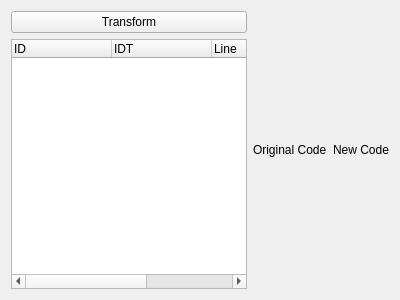
<?xml version="1.0" encoding="UTF-8"?>
<ui version="4.0">
 <class>PogadeTransformationView</class>
 <widget class="QWidget" name="PogadeTransformationView">
  <property name="geometry">
   <rect>
    <x>0</x>
    <y>0</y>
    <width>400</width>
    <height>300</height>
   </rect>
  </property>
  <property name="windowTitle">
   <string>Form</string>
  </property>
  <layout class="QVBoxLayout" name="verticalLayout">
   <item>
    <layout class="QHBoxLayout" name="horizontalLayout">
     <item>
      <layout class="QVBoxLayout" name="verticalLayout_2">
       <item>
        <layout class="QHBoxLayout" name="horizontalLayout_2">
         <item>
          <widget class="QPushButton" name="buttonTransform">
           <property name="text">
            <string>Transform</string>
           </property>
          </widget>
         </item>
        </layout>
       </item>
       <item>
        <widget class="QTreeWidget" name="treeTransformations">
         <column>
          <property name="text">
           <string>ID</string>
          </property>
         </column>
         <column>
          <property name="text">
           <string>IDT</string>
          </property>
         </column>
         <column>
          <property name="text">
           <string>Line</string>
          </property>
         </column>
         <column>
          <property name="text">
           <string>Transformation</string>
          </property>
         </column>
        </widget>
       </item>
      </layout>
     </item>
     <item>
      <layout class="QVBoxLayout" name="layoutCodeOld">
       <item>
        <widget class="QLabel" name="label">
         <property name="text">
          <string>Original Code</string>
         </property>
        </widget>
       </item>
      </layout>
     </item>
     <item>
      <layout class="QVBoxLayout" name="layoutCodeNew">
       <item>
        <widget class="QLabel" name="label_2">
         <property name="text">
          <string>New Code</string>
         </property>
        </widget>
       </item>
      </layout>
     </item>
    </layout>
   </item>
  </layout>
 </widget>
 <resources/>
 <connections>
  <connection>
   <sender>buttonTransform</sender>
   <signal>clicked()</signal>
   <receiver>PogadeTransformationView</receiver>
   <slot>applyTransform()</slot>
   <hints>
    <hint type="sourcelabel">
     <x>120</x>
     <y>22</y>
    </hint>
    <hint type="destinationlabel">
     <x>199</x>
     <y>149</y>
    </hint>
   </hints>
  </connection>
 </connections>
 <slots>
  <slot>applyTransform()</slot>
 </slots>
</ui>
